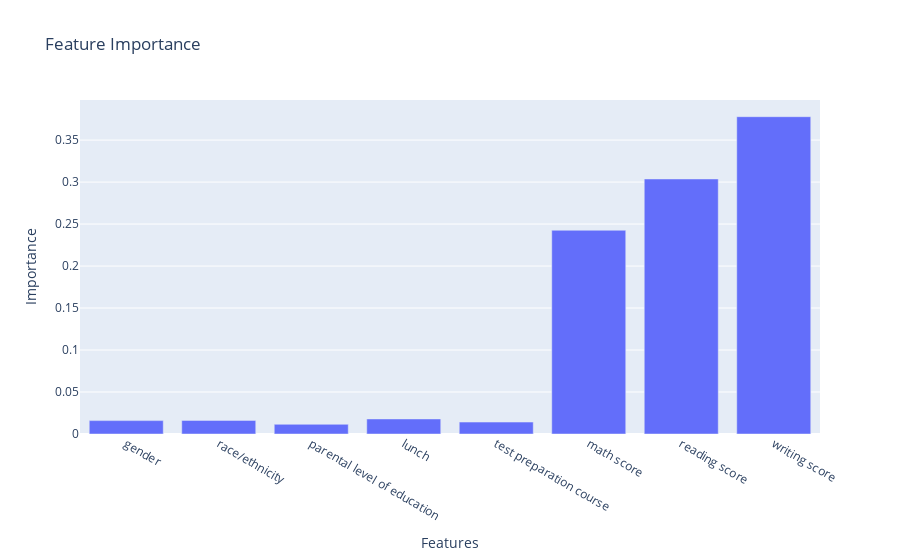

Write notebook code for a chart like this one.
### Code cell
import plotly.graph_objects as go

importance = model_rf.feature_importances_
features = X.columns

fig = go.Figure([go.Bar(x=features, y=importance)])
fig.update_layout(title='Feature Importance', xaxis_title='Features', yaxis_title='Importance')
fig.show()

### Figure 1 — Plotly figure (JSON) as saved in the notebook; plotly's stock layout.template omitted (floating-point values rounded to 4 significant figures)
{"data": [{"type": "bar", "x": ["gender", "race/ethnicity", "parental level of education", "lunch", "test preparation course", "math score", "reading score", "writing score"], "y": [0.01593, 0.01622, 0.01155, 0.01793, 0.01421, 0.2426, 0.3037, 0.3779]}], "layout": {"title": {"text": "Feature Importance"}, "xaxis": {"title": {"text": "Features"}}, "yaxis": {"title": {"text": "Importance"}}}}
